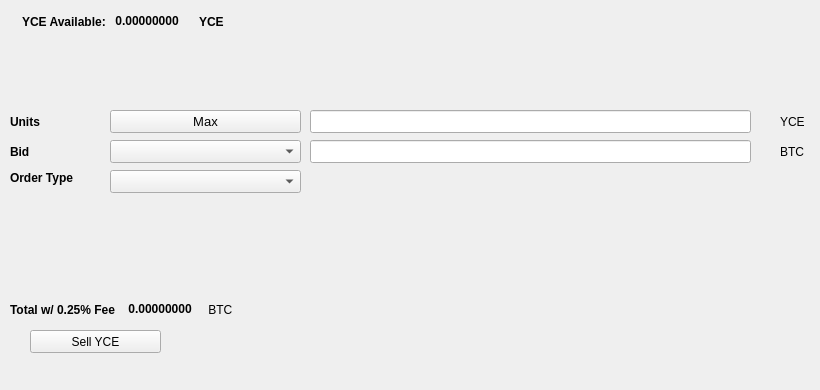
   <widget class="QWidget" name="SellTab">
    <attribute name="title">
     <string>Sell</string>
    </attribute>
    <widget class="QLabel" name="label_16">
     <property name="geometry">
      <rect>
       <x>780</x>
       <y>140</y>
       <width>31</width>
       <height>23</height>
      </rect>
     </property>
     <property name="text">
      <string>BTC</string>
     </property>
    </widget>
    <widget class="QComboBox" name="SellBidcomboBox">
     <property name="geometry">
      <rect>
       <x>110</x>
       <y>140</y>
       <width>191</width>
       <height>23</height>
      </rect>
     </property>
     <property name="font">
      <font>
       <pointsize>10</pointsize>
      </font>
     </property>
    </widget>
    <widget class="QLabel" name="label_18">
     <property name="geometry">
      <rect>
       <x>10</x>
       <y>110</y>
       <width>46</width>
       <height>23</height>
      </rect>
     </property>
     <property name="font">
      <font>
       <weight>75</weight>
       <bold>true</bold>
      </font>
     </property>
     <property name="text">
      <string>Units</string>
     </property>
    </widget>
    <widget class="QPushButton" name="Sell_Max_Amount">
     <property name="geometry">
      <rect>
       <x>110</x>
       <y>110</y>
       <width>191</width>
       <height>23</height>
      </rect>
     </property>
     <property name="font">
      <font>
       <pointsize>10</pointsize>
      </font>
     </property>
     <property name="text">
      <string>Max</string>
     </property>
    </widget>
    <widget class="QLabel" name="label_20">
     <property name="geometry">
      <rect>
       <x>10</x>
       <y>170</y>
       <width>91</width>
       <height>16</height>
      </rect>
     </property>
     <property name="font">
      <font>
       <weight>75</weight>
       <bold>true</bold>
      </font>
     </property>
     <property name="text">
      <string>Order Type</string>
     </property>
    </widget>
    <widget class="QComboBox" name="SellOrdertypeCombo">
     <property name="geometry">
      <rect>
       <x>110</x>
       <y>170</y>
       <width>191</width>
       <height>23</height>
      </rect>
     </property>
     <property name="font">
      <font>
       <pointsize>10</pointsize>
      </font>
     </property>
    </widget>
    <widget class="QLabel" name="label_21">
     <property name="geometry">
      <rect>
       <x>10</x>
       <y>140</y>
       <width>46</width>
       <height>23</height>
      </rect>
     </property>
     <property name="font">
      <font>
       <weight>75</weight>
       <bold>true</bold>
      </font>
     </property>
     <property name="text">
      <string>Bid</string>
     </property>
    </widget>
    <widget class="QLabel" name="label_22">
     <property name="geometry">
      <rect>
       <x>780</x>
       <y>110</y>
       <width>31</width>
       <height>23</height>
      </rect>
     </property>
     <property name="text">
      <string>YCE</string>
     </property>
    </widget>
    <widget class="QLineEdit" name="UnitsInputYCE">
     <property name="geometry">
      <rect>
       <x>310</x>
       <y>110</y>
       <width>441</width>
       <height>23</height>
      </rect>
     </property>
     <property name="font">
      <font>
       <pointsize>9</pointsize>
       <weight>75</weight>
       <bold>true</bold>
      </font>
     </property>
    </widget>
    <widget class="QLineEdit" name="SellBidPriceEdit">
     <property name="geometry">
      <rect>
       <x>310</x>
       <y>140</y>
       <width>441</width>
       <height>23</height>
      </rect>
     </property>
     <property name="font">
      <font>
       <pointsize>9</pointsize>
       <weight>75</weight>
       <bold>true</bold>
      </font>
     </property>
    </widget>
    <widget class="QPushButton" name="SellYCEBTN">
     <property name="geometry">
      <rect>
       <x>30</x>
       <y>330</y>
       <width>131</width>
       <height>23</height>
      </rect>
     </property>
     <property name="text">
      <string>Sell YCE</string>
     </property>
     <property name="icon">
      <iconset resource="../myce">
       <normaloff>:/icons/bitcoin</normaloff>:/icons/bitcoin</iconset>
     </property>
    </widget>
    <widget class="QWidget" name="layoutWidget3">
     <property name="geometry">
      <rect>
       <x>22</x>
       <y>12</y>
       <width>258</width>
       <height>19</height>
      </rect>
     </property>
     <layout class="QHBoxLayout" name="horizontalLayout">
      <item>
       <widget class="QLabel" name="label232_2">
        <property name="font">
         <font>
          <weight>75</weight>
          <bold>true</bold>
         </font>
        </property>
        <property name="text">
         <string>YCE Available:</string>
        </property>
       </widget>
      </item>
      <item>
       <widget class="QLabel" name="YCEAvailableLabel">
        <property name="palette">
         <palette>
          <active>
           <colorrole role="WindowText">
            <brush brushstyle="SolidPattern">
             <color alpha="255">
              <red>0</red>
              <green>0</green>
              <blue>0</blue>
             </color>
            </brush>
           </colorrole>
           <colorrole role="Button">
            <brush brushstyle="SolidPattern">
             <color alpha="255">
              <red>0</red>
              <green>170</green>
              <blue>0</blue>
             </color>
            </brush>
           </colorrole>
           <colorrole role="Light">
            <brush brushstyle="SolidPattern">
             <color alpha="255">
              <red>0</red>
              <green>255</green>
              <blue>0</blue>
             </color>
            </brush>
           </colorrole>
           <colorrole role="Midlight">
            <brush brushstyle="SolidPattern">
             <color alpha="255">
              <red>0</red>
              <green>212</green>
              <blue>0</blue>
             </color>
            </brush>
           </colorrole>
           <colorrole role="Dark">
            <brush brushstyle="SolidPattern">
             <color alpha="255">
              <red>0</red>
              <green>85</green>
              <blue>0</blue>
             </color>
            </brush>
           </colorrole>
           <colorrole role="Mid">
            <brush brushstyle="SolidPattern">
             <color alpha="255">
              <red>0</red>
              <green>113</green>
              <blue>0</blue>
             </color>
            </brush>
           </colorrole>
           <colorrole role="Text">
            <brush brushstyle="SolidPattern">
             <color alpha="255">
              <red>0</red>
              <green>170</green>
              <blue>0</blue>
             </color>
            </brush>
           </colorrole>
           <colorrole role="BrightText">
            <brush brushstyle="SolidPattern">
             <color alpha="255">
              <red>255</red>
              <green>255</green>
              <blue>255</blue>
             </color>
            </brush>
           </colorrole>
           <colorrole role="ButtonText">
            <brush brushstyle="SolidPattern">
             <color alpha="255">
              <red>0</red>
              <green>0</green>
              <blue>0</blue>
             </color>
            </brush>
           </colorrole>
           <colorrole role="Base">
            <brush brushstyle="SolidPattern">
             <color alpha="255">
              <red>255</red>
              <green>255</green>
              <blue>255</blue>
             </color>
            </brush>
           </colorrole>
           <colorrole role="Window">
            <brush brushstyle="SolidPattern">
             <color alpha="255">
              <red>0</red>
              <green>170</green>
              <blue>0</blue>
             </color>
            </brush>
           </colorrole>
           <colorrole role="Shadow">
            <brush brushstyle="SolidPattern">
             <color alpha="255">
              <red>0</red>
              <green>0</green>
              <blue>0</blue>
             </color>
            </brush>
           </colorrole>
           <colorrole role="AlternateBase">
            <brush brushstyle="SolidPattern">
             <color alpha="255">
              <red>127</red>
              <green>212</green>
              <blue>127</blue>
             </color>
            </brush>
           </colorrole>
           <colorrole role="ToolTipBase">
            <brush brushstyle="SolidPattern">
             <color alpha="255">
              <red>255</red>
              <green>255</green>
              <blue>220</blue>
             </color>
            </brush>
           </colorrole>
           <colorrole role="ToolTipText">
            <brush brushstyle="SolidPattern">
             <color alpha="255">
              <red>0</red>
              <green>0</green>
              <blue>0</blue>
             </color>
            </brush>
           </colorrole>
          </active>
          <inactive>
           <colorrole role="WindowText">
            <brush brushstyle="SolidPattern">
             <color alpha="255">
              <red>0</red>
              <green>0</green>
              <blue>0</blue>
             </color>
            </brush>
           </colorrole>
           <colorrole role="Button">
            <brush brushstyle="SolidPattern">
             <color alpha="255">
              <red>0</red>
              <green>170</green>
              <blue>0</blue>
             </color>
            </brush>
           </colorrole>
           <colorrole role="Light">
            <brush brushstyle="SolidPattern">
             <color alpha="255">
              <red>0</red>
              <green>255</green>
              <blue>0</blue>
             </color>
            </brush>
           </colorrole>
           <colorrole role="Midlight">
            <brush brushstyle="SolidPattern">
             <color alpha="255">
              <red>0</red>
              <green>212</green>
              <blue>0</blue>
             </color>
            </brush>
           </colorrole>
           <colorrole role="Dark">
            <brush brushstyle="SolidPattern">
             <color alpha="255">
              <red>0</red>
              <green>85</green>
              <blue>0</blue>
             </color>
            </brush>
           </colorrole>
           <colorrole role="Mid">
            <brush brushstyle="SolidPattern">
             <color alpha="255">
              <red>0</red>
              <green>113</green>
              <blue>0</blue>
             </color>
            </brush>
           </colorrole>
           <colorrole role="Text">
            <brush brushstyle="SolidPattern">
             <color alpha="255">
              <red>0</red>
              <green>170</green>
              <blue>0</blue>
             </color>
            </brush>
           </colorrole>
           <colorrole role="BrightText">
            <brush brushstyle="SolidPattern">
             <color alpha="255">
              <red>255</red>
              <green>255</green>
              <blue>255</blue>
             </color>
            </brush>
           </colorrole>
           <colorrole role="ButtonText">
            <brush brushstyle="SolidPattern">
             <color alpha="255">
              <red>0</red>
              <green>0</green>
              <blue>0</blue>
             </color>
            </brush>
           </colorrole>
           <colorrole role="Base">
            <brush brushstyle="SolidPattern">
             <color alpha="255">
              <red>255</red>
              <green>255</green>
              <blue>255</blue>
             </color>
            </brush>
           </colorrole>
           <colorrole role="Window">
            <brush brushstyle="SolidPattern">
             <color alpha="255">
              <red>0</red>
              <green>170</green>
              <blue>0</blue>
             </color>
            </brush>
           </colorrole>
           <colorrole role="Shadow">
            <brush brushstyle="SolidPattern">
             <color alpha="255">
              <red>0</red>
              <green>0</green>
              <blue>0</blue>
             </color>
            </brush>
           </colorrole>
           <colorrole role="AlternateBase">
            <brush brushstyle="SolidPattern">
             <color alpha="255">
              <red>127</red>
              <green>212</green>
              <blue>127</blue>
             </color>
            </brush>
           </colorrole>
           <colorrole role="ToolTipBase">
            <brush brushstyle="SolidPattern">
             <color alpha="255">
              <red>255</red>
              <green>255</green>
              <blue>220</blue>
             </color>
            </brush>
           </colorrole>
           <colorrole role="ToolTipText">
            <brush brushstyle="SolidPattern">
             <color alpha="255">
              <red>0</red>
              <green>0</green>
              <blue>0</blue>
             </color>
            </brush>
           </colorrole>
          </inactive>
          <disabled>
           <colorrole role="WindowText">
            <brush brushstyle="SolidPattern">
             <color alpha="255">
              <red>0</red>
              <green>85</green>
              <blue>0</blue>
             </color>
            </brush>
           </colorrole>
           <colorrole role="Button">
            <brush brushstyle="SolidPattern">
             <color alpha="255">
              <red>0</red>
              <green>170</green>
              <blue>0</blue>
             </color>
            </brush>
           </colorrole>
           <colorrole role="Light">
            <brush brushstyle="SolidPattern">
             <color alpha="255">
              <red>0</red>
              <green>255</green>
              <blue>0</blue>
             </color>
            </brush>
           </colorrole>
           <colorrole role="Midlight">
            <brush brushstyle="SolidPattern">
             <color alpha="255">
              <red>0</red>
              <green>212</green>
              <blue>0</blue>
             </color>
            </brush>
           </colorrole>
           <colorrole role="Dark">
            <brush brushstyle="SolidPattern">
             <color alpha="255">
              <red>0</red>
              <green>85</green>
              <blue>0</blue>
             </color>
            </brush>
           </colorrole>
           <colorrole role="Mid">
            <brush brushstyle="SolidPattern">
             <color alpha="255">
              <red>0</red>
              <green>113</green>
              <blue>0</blue>
             </color>
            </brush>
           </colorrole>
           <colorrole role="Text">
            <brush brushstyle="SolidPattern">
             <color alpha="255">
              <red>0</red>
              <green>85</green>
              <blue>0</blue>
             </color>
            </brush>
           </colorrole>
           <colorrole role="BrightText">
            <brush brushstyle="SolidPattern">
             <color alpha="255">
              <red>255</red>
              <green>255</green>
              <blue>255</blue>
             </color>
            </brush>
           </colorrole>
           <colorrole role="ButtonText">
            <brush brushstyle="SolidPattern">
             <color alpha="255">
              <red>0</red>
              <green>85</green>
              <blue>0</blue>
             </color>
            </brush>
           </colorrole>
           <colorrole role="Base">
            <brush brushstyle="SolidPattern">
             <color alpha="255">
              <red>0</red>
              <green>170</green>
              <blue>0</blue>
             </color>
            </brush>
           </colorrole>
           <colorrole role="Window">
            <brush brushstyle="SolidPattern">
             <color alpha="255">
              <red>0</red>
              <green>170</green>
              <blue>0</blue>
             </color>
            </brush>
           </colorrole>
           <colorrole role="Shadow">
            <brush brushstyle="SolidPattern">
             <color alpha="255">
              <red>0</red>
              <green>0</green>
              <blue>0</blue>
             </color>
            </brush>
           </colorrole>
           <colorrole role="AlternateBase">
            <brush brushstyle="SolidPattern">
             <color alpha="255">
              <red>0</red>
              <green>170</green>
              <blue>0</blue>
             </color>
            </brush>
           </colorrole>
           <colorrole role="ToolTipBase">
            <brush brushstyle="SolidPattern">
             <color alpha="255">
              <red>255</red>
              <green>255</green>
              <blue>220</blue>
             </color>
            </brush>
           </colorrole>
           <colorrole role="ToolTipText">
            <brush brushstyle="SolidPattern">
             <color alpha="255">
              <red>0</red>
              <green>0</green>
              <blue>0</blue>
             </color>
            </brush>
           </colorrole>
          </disabled>
         </palette>
        </property>
        <property name="font">
         <font>
          <weight>75</weight>
          <bold>true</bold>
         </font>
        </property>
        <property name="text">
         <string> 0.00000000 </string>
        </property>
        <property name="textInteractionFlags">
         <set>Qt::LinksAccessibleByMouse|Qt::TextSelectableByKeyboard|Qt::TextSelectableByMouse</set>
        </property>
       </widget>
      </item>
      <item>
       <widget class="QLabel" name="labelYCE">
        <property name="font">
         <font>
          <weight>75</weight>
          <bold>true</bold>
         </font>
        </property>
        <property name="text">
         <string>YCE</string>
        </property>
       </widget>
      </item>
     </layout>
    </widget>
    <widget class="QWidget" name="layoutWidget">
     <property name="geometry">
      <rect>
       <x>10</x>
       <y>300</y>
       <width>268</width>
       <height>19</height>
      </rect>
     </property>
     <layout class="QHBoxLayout" name="horizontalLayout_2">
      <item>
       <widget class="QLabel" name="label_19">
        <property name="font">
         <font>
          <weight>75</weight>
          <bold>true</bold>
         </font>
        </property>
        <property name="text">
         <string>Total w/ 0.25% Fee </string>
        </property>
       </widget>
      </item>
      <item>
       <widget class="QLabel" name="SellCostLabel">
        <property name="palette">
         <palette>
          <active>
           <colorrole role="WindowText">
            <brush brushstyle="SolidPattern">
             <color alpha="255">
              <red>0</red>
              <green>0</green>
              <blue>0</blue>
             </color>
            </brush>
           </colorrole>
           <colorrole role="Button">
            <brush brushstyle="SolidPattern">
             <color alpha="255">
              <red>0</red>
              <green>170</green>
              <blue>0</blue>
             </color>
            </brush>
           </colorrole>
           <colorrole role="Light">
            <brush brushstyle="SolidPattern">
             <color alpha="255">
              <red>0</red>
              <green>255</green>
              <blue>0</blue>
             </color>
            </brush>
           </colorrole>
           <colorrole role="Midlight">
            <brush brushstyle="SolidPattern">
             <color alpha="255">
              <red>0</red>
              <green>212</green>
              <blue>0</blue>
             </color>
            </brush>
           </colorrole>
           <colorrole role="Dark">
            <brush brushstyle="SolidPattern">
             <color alpha="255">
              <red>0</red>
              <green>85</green>
              <blue>0</blue>
             </color>
            </brush>
           </colorrole>
           <colorrole role="Mid">
            <brush brushstyle="SolidPattern">
             <color alpha="255">
              <red>0</red>
              <green>113</green>
              <blue>0</blue>
             </color>
            </brush>
           </colorrole>
           <colorrole role="Text">
            <brush brushstyle="SolidPattern">
             <color alpha="255">
              <red>0</red>
              <green>170</green>
              <blue>0</blue>
             </color>
            </brush>
           </colorrole>
           <colorrole role="BrightText">
            <brush brushstyle="SolidPattern">
             <color alpha="255">
              <red>255</red>
              <green>255</green>
              <blue>255</blue>
             </color>
            </brush>
           </colorrole>
           <colorrole role="ButtonText">
            <brush brushstyle="SolidPattern">
             <color alpha="255">
              <red>0</red>
              <green>0</green>
              <blue>0</blue>
             </color>
            </brush>
           </colorrole>
           <colorrole role="Base">
            <brush brushstyle="SolidPattern">
             <color alpha="255">
              <red>255</red>
              <green>255</green>
              <blue>255</blue>
             </color>
            </brush>
           </colorrole>
           <colorrole role="Window">
            <brush brushstyle="SolidPattern">
             <color alpha="255">
              <red>0</red>
              <green>170</green>
              <blue>0</blue>
             </color>
            </brush>
           </colorrole>
           <colorrole role="Shadow">
            <brush brushstyle="SolidPattern">
             <color alpha="255">
              <red>0</red>
              <green>0</green>
              <blue>0</blue>
             </color>
            </brush>
           </colorrole>
           <colorrole role="AlternateBase">
            <brush brushstyle="SolidPattern">
             <color alpha="255">
              <red>127</red>
              <green>212</green>
              <blue>127</blue>
             </color>
            </brush>
           </colorrole>
           <colorrole role="ToolTipBase">
            <brush brushstyle="SolidPattern">
             <color alpha="255">
              <red>255</red>
              <green>255</green>
              <blue>220</blue>
             </color>
            </brush>
           </colorrole>
           <colorrole role="ToolTipText">
            <brush brushstyle="SolidPattern">
             <color alpha="255">
              <red>0</red>
              <green>0</green>
              <blue>0</blue>
             </color>
            </brush>
           </colorrole>
          </active>
          <inactive>
           <colorrole role="WindowText">
            <brush brushstyle="SolidPattern">
             <color alpha="255">
              <red>0</red>
              <green>0</green>
              <blue>0</blue>
             </color>
            </brush>
           </colorrole>
           <colorrole role="Button">
            <brush brushstyle="SolidPattern">
             <color alpha="255">
              <red>0</red>
              <green>170</green>
              <blue>0</blue>
             </color>
            </brush>
           </colorrole>
           <colorrole role="Light">
            <brush brushstyle="SolidPattern">
             <color alpha="255">
              <red>0</red>
              <green>255</green>
              <blue>0</blue>
             </color>
            </brush>
           </colorrole>
           <colorrole role="Midlight">
            <brush brushstyle="SolidPattern">
             <color alpha="255">
              <red>0</red>
              <green>212</green>
              <blue>0</blue>
             </color>
            </brush>
           </colorrole>
           <colorrole role="Dark">
            <brush brushstyle="SolidPattern">
             <color alpha="255">
              <red>0</red>
              <green>85</green>
              <blue>0</blue>
             </color>
            </brush>
           </colorrole>
           <colorrole role="Mid">
            <brush brushstyle="SolidPattern">
             <color alpha="255">
              <red>0</red>
              <green>113</green>
              <blue>0</blue>
             </color>
            </brush>
           </colorrole>
           <colorrole role="Text">
            <brush brushstyle="SolidPattern">
             <color alpha="255">
              <red>0</red>
              <green>170</green>
              <blue>0</blue>
             </color>
            </brush>
           </colorrole>
           <colorrole role="BrightText">
            <brush brushstyle="SolidPattern">
             <color alpha="255">
              <red>255</red>
              <green>255</green>
              <blue>255</blue>
             </color>
            </brush>
           </colorrole>
           <colorrole role="ButtonText">
            <brush brushstyle="SolidPattern">
             <color alpha="255">
              <red>0</red>
              <green>0</green>
              <blue>0</blue>
             </color>
            </brush>
           </colorrole>
           <colorrole role="Base">
            <brush brushstyle="SolidPattern">
             <color alpha="255">
              <red>255</red>
              <green>255</green>
              <blue>255</blue>
             </color>
            </brush>
           </colorrole>
           <colorrole role="Window">
            <brush brushstyle="SolidPattern">
             <color alpha="255">
              <red>0</red>
              <green>170</green>
              <blue>0</blue>
             </color>
            </brush>
           </colorrole>
           <colorrole role="Shadow">
            <brush brushstyle="SolidPattern">
             <color alpha="255">
              <red>0</red>
              <green>0</green>
              <blue>0</blue>
             </color>
            </brush>
           </colorrole>
           <colorrole role="AlternateBase">
            <brush brushstyle="SolidPattern">
             <color alpha="255">
              <red>127</red>
              <green>212</green>
              <blue>127</blue>
             </color>
            </brush>
           </colorrole>
           <colorrole role="ToolTipBase">
            <brush brushstyle="SolidPattern">
             <color alpha="255">
              <red>255</red>
              <green>255</green>
              <blue>220</blue>
             </color>
            </brush>
           </colorrole>
           <colorrole role="ToolTipText">
            <brush brushstyle="SolidPattern">
             <color alpha="255">
              <red>0</red>
              <green>0</green>
              <blue>0</blue>
             </color>
            </brush>
           </colorrole>
          </inactive>
          <disabled>
           <colorrole role="WindowText">
            <brush brushstyle="SolidPattern">
             <color alpha="255">
              <red>0</red>
              <green>85</green>
              <blue>0</blue>
             </color>
            </brush>
           </colorrole>
           <colorrole role="Button">
            <brush brushstyle="SolidPattern">
             <color alpha="255">
              <red>0</red>
              <green>170</green>
              <blue>0</blue>
             </color>
            </brush>
           </colorrole>
           <colorrole role="Light">
            <brush brushstyle="SolidPattern">
             <color alpha="255">
              <red>0</red>
              <green>255</green>
              <blue>0</blue>
             </color>
            </brush>
           </colorrole>
           <colorrole role="Midlight">
            <brush brushstyle="SolidPattern">
             <color alpha="255">
              <red>0</red>
              <green>212</green>
              <blue>0</blue>
             </color>
            </brush>
           </colorrole>
           <colorrole role="Dark">
            <brush brushstyle="SolidPattern">
             <color alpha="255">
              <red>0</red>
              <green>85</green>
              <blue>0</blue>
             </color>
            </brush>
           </colorrole>
           <colorrole role="Mid">
            <brush brushstyle="SolidPattern">
             <color alpha="255">
              <red>0</red>
              <green>113</green>
              <blue>0</blue>
             </color>
            </brush>
           </colorrole>
           <colorrole role="Text">
            <brush brushstyle="SolidPattern">
             <color alpha="255">
              <red>0</red>
              <green>85</green>
              <blue>0</blue>
             </color>
            </brush>
           </colorrole>
           <colorrole role="BrightText">
            <brush brushstyle="SolidPattern">
             <color alpha="255">
              <red>255</red>
              <green>255</green>
              <blue>255</blue>
             </color>
            </brush>
           </colorrole>
           <colorrole role="ButtonText">
            <brush brushstyle="SolidPattern">
             <color alpha="255">
              <red>0</red>
              <green>85</green>
              <blue>0</blue>
             </color>
            </brush>
           </colorrole>
           <colorrole role="Base">
            <brush brushstyle="SolidPattern">
             <color alpha="255">
              <red>0</red>
              <green>170</green>
              <blue>0</blue>
             </color>
            </brush>
           </colorrole>
           <colorrole role="Window">
            <brush brushstyle="SolidPattern">
             <color alpha="255">
              <red>0</red>
              <green>170</green>
              <blue>0</blue>
             </color>
            </brush>
           </colorrole>
           <colorrole role="Shadow">
            <brush brushstyle="SolidPattern">
             <color alpha="255">
              <red>0</red>
              <green>0</green>
              <blue>0</blue>
             </color>
            </brush>
           </colorrole>
           <colorrole role="AlternateBase">
            <brush brushstyle="SolidPattern">
             <color alpha="255">
              <red>0</red>
              <green>170</green>
              <blue>0</blue>
             </color>
            </brush>
           </colorrole>
           <colorrole role="ToolTipBase">
            <brush brushstyle="SolidPattern">
             <color alpha="255">
              <red>255</red>
              <green>255</green>
              <blue>220</blue>
             </color>
            </brush>
           </colorrole>
           <colorrole role="ToolTipText">
            <brush brushstyle="SolidPattern">
             <color alpha="255">
              <red>0</red>
              <green>0</green>
              <blue>0</blue>
             </color>
            </brush>
           </colorrole>
          </disabled>
         </palette>
        </property>
        <property name="font">
         <font>
          <weight>75</weight>
          <bold>true</bold>
         </font>
        </property>
        <property name="autoFillBackground">
         <bool>false</bool>
        </property>
        <property name="text">
         <string> 0.00000000</string>
        </property>
        <property name="textInteractionFlags">
         <set>Qt::LinksAccessibleByMouse|Qt::TextSelectableByMouse</set>
        </property>
       </widget>
      </item>
      <item>
       <widget class="QLabel" name="label_17">
        <property name="font">
         <font>
          <weight>50</weight>
          <bold>false</bold>
         </font>
        </property>
        <property name="text">
         <string> BTC</string>
        </property>
       </widget>
      </item>
     </layout>
    </widget>
    <widget class="QLabel" name="label_23">
     <property name="geometry">
      <rect>
       <x>460</x>
       <y>300</y>
       <width>281</width>
       <height>81</height>
      </rect>
     </property>
     <property name="text">
      <string/>
     </property>
     <property name="pixmap">
      <pixmap>:/images/bittrex</pixmap>
     </property>
    </widget>
   </widget>
